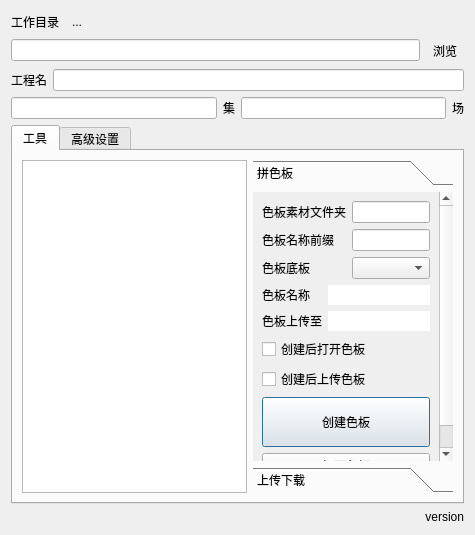
<?xml version="1.0" encoding="UTF-8"?>
<ui version="4.0">
 <class>Dialog</class>
 <widget class="QDialog" name="Dialog">
  <property name="geometry">
   <rect>
    <x>0</x>
    <y>0</y>
    <width>475</width>
    <height>535</height>
   </rect>
  </property>
  <property name="windowTitle">
   <string>场集工具</string>
  </property>
  <layout class="QVBoxLayout" name="verticalLayout">
   <item>
    <layout class="QHBoxLayout" name="horizontalLayout_5">
     <item>
      <widget class="QLabel" name="label_6">
       <property name="sizePolicy">
        <sizepolicy hsizetype="Preferred" vsizetype="Preferred">
         <horstretch>0</horstretch>
         <verstretch>0</verstretch>
        </sizepolicy>
       </property>
       <property name="text">
        <string>工作目录</string>
       </property>
      </widget>
     </item>
     <item>
      <widget class="QToolButton" name="toolButtonOpenDir">
       <property name="text">
        <string>...</string>
       </property>
       <property name="autoRaise">
        <bool>true</bool>
       </property>
      </widget>
     </item>
     <item>
      <spacer name="horizontalSpacer">
       <property name="orientation">
        <enum>Qt::Horizontal</enum>
       </property>
       <property name="sizeHint" stdset="0">
        <size>
         <width>40</width>
         <height>20</height>
        </size>
       </property>
      </spacer>
     </item>
    </layout>
   </item>
   <item>
    <layout class="QHBoxLayout" name="horizontalLayout_9">
     <item>
      <widget class="QLineEdit" name="dirEdit">
       <property name="dragEnabled">
        <bool>true</bool>
       </property>
      </widget>
     </item>
     <item>
      <widget class="QToolButton" name="dirButton">
       <property name="text">
        <string>浏览</string>
       </property>
       <property name="autoRaise">
        <bool>true</bool>
       </property>
      </widget>
     </item>
    </layout>
   </item>
   <item>
    <layout class="QHBoxLayout" name="horizontalLayout_12">
     <item>
      <widget class="QLabel" name="label_13">
       <property name="text">
        <string>工程名</string>
       </property>
      </widget>
     </item>
     <item>
      <widget class="QLineEdit" name="projectEdit"/>
     </item>
    </layout>
   </item>
   <item>
    <layout class="QHBoxLayout" name="horizontalLayout">
     <item>
      <widget class="QLineEdit" name="epEdit"/>
     </item>
     <item>
      <widget class="QLabel" name="label">
       <property name="text">
        <string>集</string>
       </property>
      </widget>
     </item>
     <item>
      <widget class="QLineEdit" name="scEdit"/>
     </item>
     <item>
      <widget class="QLabel" name="label_2">
       <property name="text">
        <string>场</string>
       </property>
      </widget>
     </item>
    </layout>
   </item>
   <item>
    <widget class="QTabWidget" name="tabWidget">
     <property name="currentIndex">
      <number>0</number>
     </property>
     <widget class="QWidget" name="tab">
      <attribute name="title">
       <string>工具</string>
      </attribute>
      <layout class="QHBoxLayout" name="horizontalLayout_7">
       <item>
        <widget class="QListWidget" name="listWidget">
         <property name="minimumSize">
          <size>
           <width>0</width>
           <height>0</height>
          </size>
         </property>
        </widget>
       </item>
       <item>
        <widget class="QToolBox" name="toolBox">
         <property name="minimumSize">
          <size>
           <width>200</width>
           <height>0</height>
          </size>
         </property>
         <property name="maximumSize">
          <size>
           <width>250</width>
           <height>16777215</height>
          </size>
         </property>
         <property name="sizeIncrement">
          <size>
           <width>0</width>
           <height>0</height>
          </size>
         </property>
         <widget class="QWidget" name="toolBoxPage1">
          <property name="geometry">
           <rect>
            <x>0</x>
            <y>0</y>
            <width>207</width>
            <height>292</height>
           </rect>
          </property>
          <attribute name="label">
           <string>拼色板</string>
          </attribute>
          <layout class="QVBoxLayout" name="verticalLayout_3">
           <item>
            <layout class="QFormLayout" name="formLayout_4">
             <property name="fieldGrowthPolicy">
              <enum>QFormLayout::AllNonFixedFieldsGrow</enum>
             </property>
             <item row="0" column="0">
              <widget class="QLabel" name="label_11">
               <property name="text">
                <string>色板素材文件夹</string>
               </property>
              </widget>
             </item>
             <item row="0" column="1">
              <widget class="QLineEdit" name="csheetFFNameEdit"/>
             </item>
             <item row="1" column="0">
              <widget class="QLabel" name="label_19">
               <property name="text">
                <string>色板名称前缀</string>
               </property>
              </widget>
             </item>
             <item row="1" column="1">
              <widget class="QLineEdit" name="csheetPrefixEdit"/>
             </item>
             <item row="2" column="0">
              <widget class="QLabel" name="label_12">
               <property name="text">
                <string>色板底板</string>
               </property>
              </widget>
             </item>
             <item row="2" column="1">
              <widget class="QComboBox" name="backDropBox"/>
             </item>
            </layout>
           </item>
           <item>
            <layout class="QFormLayout" name="formLayout">
             <item row="0" column="0">
              <widget class="QLabel" name="label_18">
               <property name="text">
                <string>色板名称</string>
               </property>
              </widget>
             </item>
             <item row="0" column="1">
              <widget class="QLineEdit" name="csheetNameEdit">
               <property name="frame">
                <bool>false</bool>
               </property>
               <property name="readOnly">
                <bool>true</bool>
               </property>
              </widget>
             </item>
             <item row="1" column="0">
              <widget class="QLabel" name="label_20">
               <property name="text">
                <string>色板上传至</string>
               </property>
              </widget>
             </item>
             <item row="1" column="1">
              <widget class="QLineEdit" name="csheetDestEdit">
               <property name="frame">
                <bool>false</bool>
               </property>
               <property name="readOnly">
                <bool>true</bool>
               </property>
              </widget>
             </item>
            </layout>
           </item>
           <item>
            <widget class="QCheckBox" name="csheetOpenCheck">
             <property name="text">
              <string>创建后打开色板</string>
             </property>
            </widget>
           </item>
           <item>
            <widget class="QCheckBox" name="csheetUpCheck">
             <property name="text">
              <string>创建后上传色板</string>
             </property>
            </widget>
           </item>
           <item>
            <spacer name="verticalSpacer_3">
             <property name="orientation">
              <enum>Qt::Vertical</enum>
             </property>
             <property name="sizeHint" stdset="0">
              <size>
               <width>20</width>
               <height>40</height>
              </size>
             </property>
            </spacer>
           </item>
           <item>
            <widget class="QPushButton" name="sheetButton">
             <property name="minimumSize">
              <size>
               <width>0</width>
               <height>50</height>
              </size>
             </property>
             <property name="text">
              <string>创建色板</string>
             </property>
            </widget>
           </item>
           <item>
            <widget class="QPushButton" name="openButton">
             <property name="enabled">
              <bool>true</bool>
             </property>
             <property name="text">
              <string>打开色板</string>
             </property>
            </widget>
           </item>
          </layout>
          <zorder></zorder>
          <zorder>sheetButton</zorder>
          <zorder>openButton</zorder>
          <zorder>csheetOpenCheck</zorder>
          <zorder>csheetUpCheck</zorder>
          <zorder>verticalSpacer_3</zorder>
         </widget>
         <widget class="QWidget" name="toolBoxPage2">
          <property name="geometry">
           <rect>
            <x>0</x>
            <y>0</y>
            <width>211</width>
            <height>292</height>
           </rect>
          </property>
          <attribute name="label">
           <string>上传下载</string>
          </attribute>
          <layout class="QVBoxLayout" name="verticalLayout_6">
           <item>
            <layout class="QGridLayout" name="gridLayout_2">
             <item row="1" column="1">
              <widget class="QLineEdit" name="imageFNameEdit">
               <property name="sizePolicy">
                <sizepolicy hsizetype="Expanding" vsizetype="Fixed">
                 <horstretch>0</horstretch>
                 <verstretch>0</verstretch>
                </sizepolicy>
               </property>
              </widget>
             </item>
             <item row="1" column="0">
              <widget class="QLineEdit" name="videoFNameEdit">
               <property name="sizePolicy">
                <sizepolicy hsizetype="Expanding" vsizetype="Fixed">
                 <horstretch>0</horstretch>
                 <verstretch>0</verstretch>
                </sizepolicy>
               </property>
              </widget>
             </item>
             <item row="0" column="0">
              <widget class="QLabel" name="label_14">
               <property name="text">
                <string>视频文件夹名称</string>
               </property>
              </widget>
             </item>
             <item row="0" column="1">
              <widget class="QLabel" name="label_15">
               <property name="text">
                <string>单帧文件夹名称</string>
               </property>
              </widget>
             </item>
            </layout>
           </item>
           <item>
            <layout class="QFormLayout" name="formLayout_3">
             <property name="fieldGrowthPolicy">
              <enum>QFormLayout::AllNonFixedFieldsGrow</enum>
             </property>
             <item row="0" column="0">
              <widget class="QLabel" name="label_16">
               <property name="text">
                <string>视频上传至</string>
               </property>
              </widget>
             </item>
             <item row="0" column="1">
              <widget class="QLineEdit" name="videoDestEdit">
               <property name="frame">
                <bool>false</bool>
               </property>
               <property name="readOnly">
                <bool>true</bool>
               </property>
              </widget>
             </item>
             <item row="1" column="0">
              <widget class="QLabel" name="label_17">
               <property name="text">
                <string>单帧上传至</string>
               </property>
              </widget>
             </item>
             <item row="1" column="1">
              <widget class="QLineEdit" name="imageDestEdit">
               <property name="frame">
                <bool>false</bool>
               </property>
               <property name="readOnly">
                <bool>true</bool>
               </property>
              </widget>
             </item>
            </layout>
           </item>
           <item>
            <layout class="QHBoxLayout" name="horizontalLayout_6">
             <item>
              <widget class="QLabel" name="label_8">
               <property name="text">
                <string>上传</string>
               </property>
              </widget>
             </item>
             <item>
              <widget class="QCheckBox" name="videoUpCheck">
               <property name="text">
                <string>视频</string>
               </property>
              </widget>
             </item>
             <item>
              <widget class="QCheckBox" name="imageUpCheck">
               <property name="text">
                <string>单帧</string>
               </property>
              </widget>
             </item>
            </layout>
           </item>
           <item>
            <layout class="QHBoxLayout" name="horizontalLayout_8">
             <item>
              <widget class="QLabel" name="label_9">
               <property name="text">
                <string>下载</string>
               </property>
              </widget>
             </item>
             <item>
              <widget class="QCheckBox" name="videoDownCheck">
               <property name="enabled">
                <bool>false</bool>
               </property>
               <property name="text">
                <string>视频</string>
               </property>
               <property name="checkable">
                <bool>true</bool>
               </property>
              </widget>
             </item>
             <item>
              <widget class="QCheckBox" name="imageDownCheck">
               <property name="text">
                <string>单帧</string>
               </property>
              </widget>
             </item>
            </layout>
           </item>
           <item>
            <spacer name="verticalSpacer_2">
             <property name="orientation">
              <enum>Qt::Vertical</enum>
             </property>
             <property name="sizeHint" stdset="0">
              <size>
               <width>20</width>
               <height>40</height>
              </size>
             </property>
            </spacer>
           </item>
           <item>
            <widget class="QPushButton" name="syncButton">
             <property name="minimumSize">
              <size>
               <width>0</width>
               <height>50</height>
              </size>
             </property>
             <property name="text">
              <string>上传及下载</string>
             </property>
            </widget>
           </item>
          </layout>
         </widget>
        </widget>
       </item>
      </layout>
     </widget>
     <widget class="QWidget" name="tab_2">
      <attribute name="title">
       <string>高级设置</string>
      </attribute>
      <layout class="QVBoxLayout" name="verticalLayout_2">
       <item>
        <layout class="QHBoxLayout" name="horizontalLayout_4">
         <item>
          <widget class="QLabel" name="label_4">
           <property name="text">
            <string>服务器路径</string>
           </property>
          </widget>
         </item>
         <item>
          <widget class="QToolButton" name="toolButtonOpenServer">
           <property name="text">
            <string>...</string>
           </property>
           <property name="autoRaise">
            <bool>true</bool>
           </property>
          </widget>
         </item>
         <item>
          <spacer name="horizontalSpacer_2">
           <property name="orientation">
            <enum>Qt::Horizontal</enum>
           </property>
           <property name="sizeHint" stdset="0">
            <size>
             <width>40</width>
             <height>20</height>
            </size>
           </property>
          </spacer>
         </item>
        </layout>
       </item>
       <item>
        <layout class="QHBoxLayout" name="horizontalLayout_3">
         <item>
          <widget class="QLineEdit" name="serverEdit">
           <property name="dragEnabled">
            <bool>true</bool>
           </property>
          </widget>
         </item>
         <item>
          <widget class="QToolButton" name="serverButton">
           <property name="text">
            <string>浏览</string>
           </property>
           <property name="autoRaise">
            <bool>true</bool>
           </property>
          </widget>
         </item>
        </layout>
       </item>
       <item>
        <layout class="QGridLayout" name="gridLayout">
         <item row="1" column="0">
          <widget class="QLineEdit" name="videoFolderEdit"/>
         </item>
         <item row="0" column="0">
          <widget class="QLabel" name="label_7">
           <property name="text">
            <string>服务器视频路径</string>
           </property>
          </widget>
         </item>
         <item row="1" column="1">
          <widget class="QLineEdit" name="imageFolderEdit"/>
         </item>
         <item row="0" column="1">
          <widget class="QLabel" name="label_10">
           <property name="text">
            <string>服务器单帧文件夹</string>
           </property>
          </widget>
         </item>
        </layout>
       </item>
       <item>
        <widget class="Line" name="line">
         <property name="orientation">
          <enum>Qt::Horizontal</enum>
         </property>
        </widget>
       </item>
       <item>
        <widget class="QLabel" name="label_3">
         <property name="text">
          <string>Nuke路径</string>
         </property>
        </widget>
       </item>
       <item>
        <layout class="QHBoxLayout" name="horizontalLayout_2">
         <item>
          <widget class="QLineEdit" name="nukeEdit">
           <property name="dragEnabled">
            <bool>true</bool>
           </property>
          </widget>
         </item>
         <item>
          <widget class="QToolButton" name="nukeButton">
           <property name="text">
            <string>浏览</string>
           </property>
           <property name="autoRaise">
            <bool>true</bool>
           </property>
          </widget>
         </item>
        </layout>
       </item>
       <item>
        <spacer name="verticalSpacer">
         <property name="orientation">
          <enum>Qt::Vertical</enum>
         </property>
         <property name="sizeHint" stdset="0">
          <size>
           <width>20</width>
           <height>184</height>
          </size>
         </property>
        </spacer>
       </item>
      </layout>
     </widget>
    </widget>
   </item>
   <item>
    <widget class="QLabel" name="version_label">
     <property name="text">
      <string>version</string>
     </property>
     <property name="alignment">
      <set>Qt::AlignRight|Qt::AlignTrailing|Qt::AlignVCenter</set>
     </property>
    </widget>
   </item>
  </layout>
  <action name="actionSheet">
   <property name="text">
    <string>sheet</string>
   </property>
  </action>
  <action name="actionSync">
   <property name="text">
    <string>sync</string>
   </property>
  </action>
  <action name="actionOpen">
   <property name="text">
    <string>open</string>
   </property>
  </action>
  <action name="actionServer">
   <property name="text">
    <string>server</string>
   </property>
  </action>
  <action name="actionDir">
   <property name="text">
    <string>dir</string>
   </property>
  </action>
  <action name="actionNuke">
   <property name="text">
    <string>nuke</string>
   </property>
  </action>
  <action name="actionUpdateUI">
   <property name="text">
    <string>updateUI</string>
   </property>
  </action>
  <action name="actionOpenDir">
   <property name="text">
    <string>openDir</string>
   </property>
  </action>
  <action name="actionOpenServer">
   <property name="text">
    <string>openServer</string>
   </property>
  </action>
 </widget>
 <resources/>
 <connections>
  <connection>
   <sender>dirButton</sender>
   <signal>clicked()</signal>
   <receiver>actionDir</receiver>
   <slot>trigger()</slot>
   <hints>
    <hint type="sourcelabel">
     <x>442</x>
     <y>38</y>
    </hint>
    <hint type="destinationlabel">
     <x>-1</x>
     <y>-1</y>
    </hint>
   </hints>
  </connection>
  <connection>
   <sender>nukeButton</sender>
   <signal>clicked()</signal>
   <receiver>actionNuke</receiver>
   <slot>trigger()</slot>
   <hints>
    <hint type="sourcelabel">
     <x>429</x>
     <y>273</y>
    </hint>
    <hint type="destinationlabel">
     <x>-1</x>
     <y>-1</y>
    </hint>
   </hints>
  </connection>
  <connection>
   <sender>openButton</sender>
   <signal>clicked()</signal>
   <receiver>actionOpen</receiver>
   <slot>trigger()</slot>
   <hints>
    <hint type="sourcelabel">
     <x>345</x>
     <y>448</y>
    </hint>
    <hint type="destinationlabel">
     <x>-1</x>
     <y>-1</y>
    </hint>
   </hints>
  </connection>
  <connection>
   <sender>serverButton</sender>
   <signal>clicked()</signal>
   <receiver>actionServer</receiver>
   <slot>trigger()</slot>
   <hints>
    <hint type="sourcelabel">
     <x>429</x>
     <y>172</y>
    </hint>
    <hint type="destinationlabel">
     <x>-1</x>
     <y>-1</y>
    </hint>
   </hints>
  </connection>
  <connection>
   <sender>syncButton</sender>
   <signal>clicked()</signal>
   <receiver>actionSync</receiver>
   <slot>trigger()</slot>
   <hints>
    <hint type="sourcelabel">
     <x>347</x>
     <y>460</y>
    </hint>
    <hint type="destinationlabel">
     <x>-1</x>
     <y>-1</y>
    </hint>
   </hints>
  </connection>
  <connection>
   <sender>sheetButton</sender>
   <signal>clicked()</signal>
   <receiver>actionSheet</receiver>
   <slot>trigger()</slot>
   <hints>
    <hint type="sourcelabel">
     <x>345</x>
     <y>405</y>
    </hint>
    <hint type="destinationlabel">
     <x>-1</x>
     <y>-1</y>
    </hint>
   </hints>
  </connection>
  <connection>
   <sender>toolButtonOpenDir</sender>
   <signal>clicked()</signal>
   <receiver>actionOpenDir</receiver>
   <slot>trigger()</slot>
   <hints>
    <hint type="sourcelabel">
     <x>82</x>
     <y>19</y>
    </hint>
    <hint type="destinationlabel">
     <x>-1</x>
     <y>-1</y>
    </hint>
   </hints>
  </connection>
  <connection>
   <sender>toolButtonOpenServer</sender>
   <signal>clicked()</signal>
   <receiver>actionOpenServer</receiver>
   <slot>trigger()</slot>
   <hints>
    <hint type="sourcelabel">
     <x>105</x>
     <y>161</y>
    </hint>
    <hint type="destinationlabel">
     <x>-1</x>
     <y>-1</y>
    </hint>
   </hints>
  </connection>
 </connections>
</ui>
